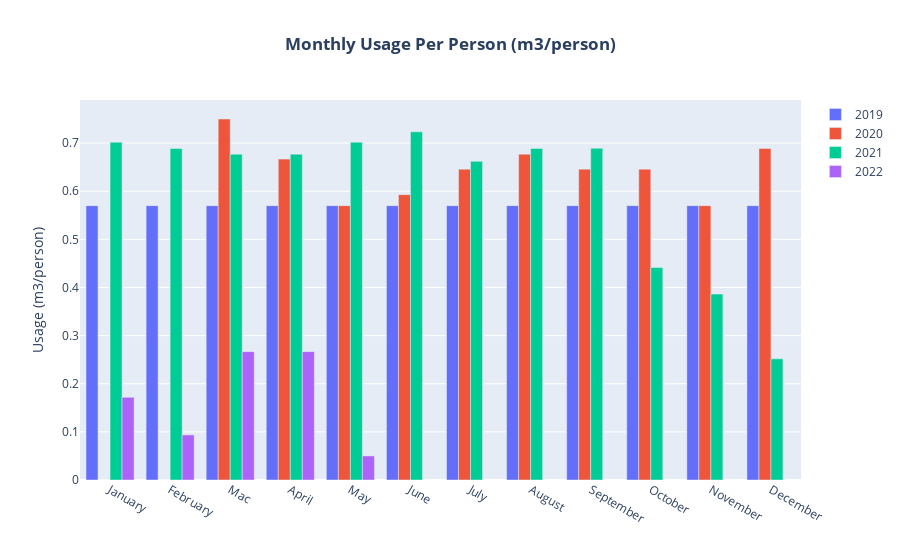

Notebook code for this chart:
### Code cell
bar_plots = [
    go.Bar(x = df1['Months'], y = df1['2019 (RM/m3)'],name=2019),
    go.Bar(x = df2['Months'], y = df2['2020 (RM/m3)'],name=2020),
    go.Bar(x = df3['Months'], y = df3['2021 (RM/m3)'],name=2021),
    go.Bar(x = df4['Months'], y = df4['2022 (RM/m3)'],name=2022)
           ]
layout = go.Layout(
title=go.layout.Title(text='<b>Monthly Usage Per Person (m3/person)</b>',x=0.5),
yaxis_title='Usage (m3/person)',xaxis_tickmode='array')
fig = go.Figure(data=bar_plots, layout=layout)
fig.show()

### Figure 1 — Plotly figure (JSON) as saved in the notebook; plotly's stock layout.template omitted (floating-point values rounded to 4 significant figures)
{"data": [{"name": "2019", "type": "bar", "x": ["January", "February", "Mac", "April", "May", "June", "July", "August", "September", "October", "November", "December"], "y": [0.57, 0.57, 0.57, 0.57, 0.57, 0.57, 0.57, 0.57, 0.57, 0.57, 0.57, 0.57]}, {"name": "2020", "type": "bar", "x": ["January", "February", "Mac", "April", "May", "June", "July", "August", "September", "October", "November", "December"], "y": [0, 0, 0.75, 0.6667, 0.57, 0.5929, 0.6458, 0.6769, 0.6458, 0.6458, 0.57, 0.6889]}, {"name": "2021", "type": "bar", "x": ["January", "February", "Mac", "April", "May", "June", "July", "August", "September", "October", "November", "December"], "y": [0.7018, 0.6889, 0.6769, 0.6769, 0.7018, 0.7233, 0.662, 0.6889, 0.6893, 0.4414, 0.3862, 0.2517]}, {"name": "2022", "type": "bar", "x": ["January", "February", "Mac", "April", "May", "June", "July", "August", "September", "October", "November", "December"], "y": [0.1717, 0.09364, 0.2667, 0.2667, 0.05, null, null, null, null, null, null, null]}], "layout": {"title": {"text": "<b>Monthly Usage Per Person (m3/person)</b>", "x": 0.5}, "xaxis": {"tickmode": "array"}, "yaxis": {"title": {"text": "Usage (m3/person)"}}}}
